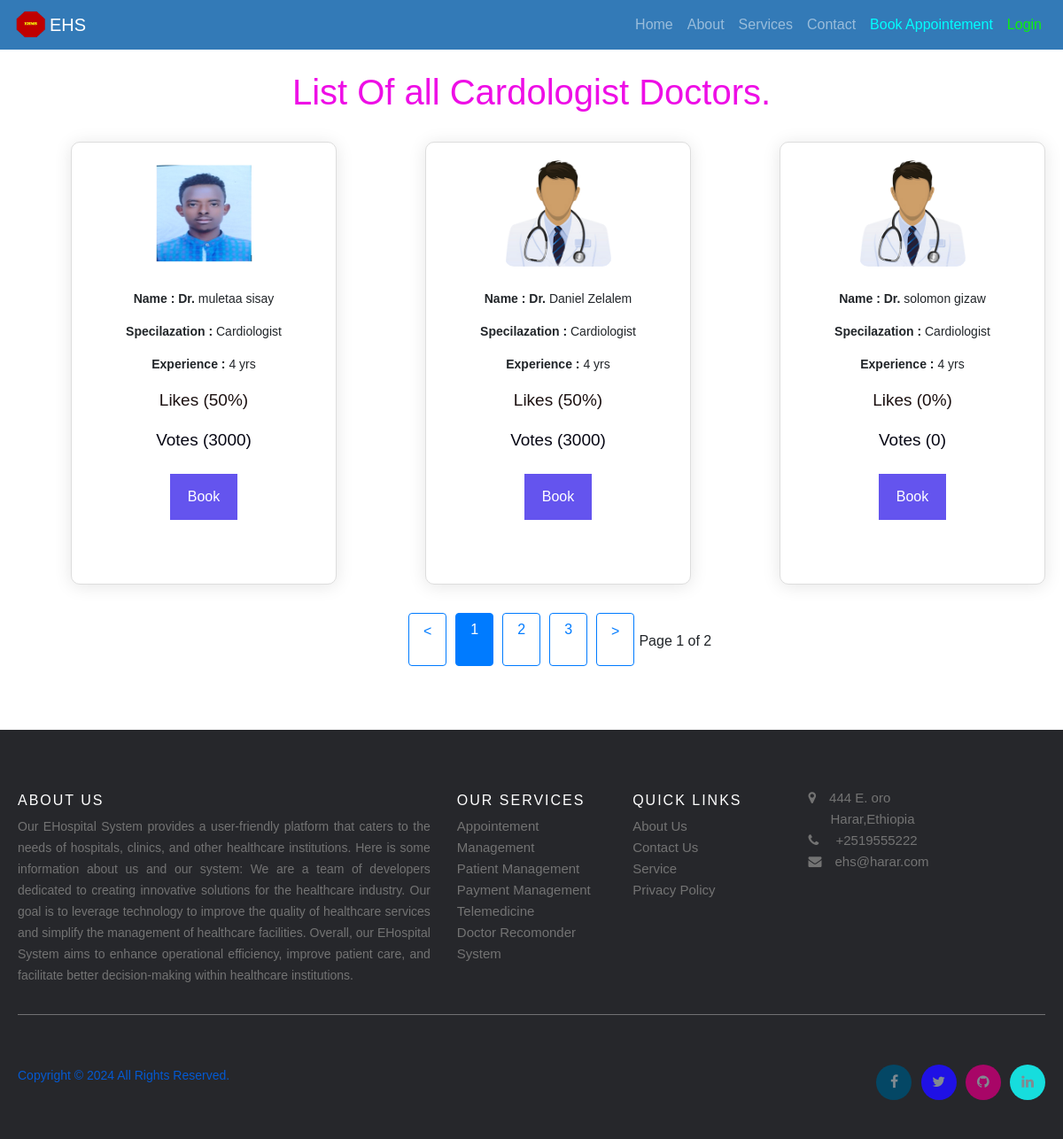
/cardiologist-departement, run on the app's committed database.
### Ehospital_app/models.py (models this page shows, shortened)
class Doctor(models.Model):
    user=models.OneToOneField(User,on_delete=models.CASCADE)
    profile_pic= models.ImageField(upload_to='profile_pic/DoctorProfilePic/',null=True,blank=True)
    address = models.CharField(max_length=40)
    mobile = models.CharField(max_length=15, blank=True)
    email=models.EmailField(max_length=40)
    department= models.CharField(max_length=50,choices=departments,default='Dermatologist')
    expriance = models.PositiveIntegerField(null=True)
    certification= models.ImageField(upload_to='profile_pic/DoctorCertification/',null=True,blank=True)
    hospital_name=models.CharField(max_length=40)
    admitDate=models.DateField(null=True)
    todayDate=models.DateField(auto_now=True)
    status=models.BooleanField(default=False)
    is_avialable=models.BooleanField(default=False)
    @property
    def get_name(self):
        return self.user.first_name+" "+self.user.last_name

### Ehospital_app/views.py (the view)
# urls.py: path('cardiologist-departement', views.Cardiologist_departement_view),
def Cardiologist_departement_view(request):
    cardiologists=models.Doctor.objects.all().filter(status=True, department='Cardiologist')
    return render(request,'hospital/cardiologist_departement.html',{'cardiologists':cardiologists})

### templates/hospital/cardiologist_departement.html (shortened to what this page needs)
<!DOCTYPE html>
{% load static %}
{% include "hospital/navbar.html" %}
<html lang="en">
<head>
</head>
<body>
  <br><br>
  <center><h1 style="color: rgb(238, 14, 230);">List Of all Cardologist Doctors.</h1></center>
	<div id="data-container">
		<div class="card-container">
      {% for c in cardiologists %}
			<div class="card" style="width: 300px; height:500px; margin-left:80px;">
        <center><img src="{% static c.profile_pic.url %}" alt="hospital Pic" height="50px" width="120px" /></p>  </center>
               <div>
                <p> <strong>Name : Dr. </strong> {{c.get_name}}</p>
                <p><strong>Specilazation :  </strong>   {{c.department}}</p>
                <p><strong>Experience :  </strong>    {{c.expriance}} yrs</p>
                {% if c.admitDate == c.todayDate %}
                <p>  <span style="color: rgb(28, 17, 17); font-size:19px;"> Likes (0%) </span></p>
                <p> <span style="color: rgb(7, 7, 20); font-size:19px;"> Votes (0) </span></p>
                {%else%}
                 {% if c.expriance > 5 %}
                    <p>  <span style="color: rgb(28, 17, 17); font-size:19px;"> Likes (99%) </span></p>
                    <p> <span style="color: rgb(7, 7, 20); font-size:19px;"> Votes (7000) </span></p>
                  {%else%}
                    <p>  <span style="color: rgb(28, 17, 17); font-size:19px;"> Likes (50%) </span></p>
                    <p> <span style="color: rgb(7, 7, 20); font-size:19px;"> Votes (3000) </span></p>
                    {%endif%}
             {%endif%}
                   </div>
               <center> <a href="/login"><button  style="width:auto; background:rgb(100, 84, 238)">Book</button> </a> </center>
			</div>
      {% endfor %}
		</div>
	</div>
<center>
	<div class="pagination" id="pagination" style="margin-left: 456px;">
		<a href="#" id="prev"><</a>
		<a href="#" class="page-link" data-page="1">1</a>
		<a href="#" class="page-link" data-page="2">2</a>
		<a href="#" class="page-link" data-page="3">3</a>
		<a href="#" id="next">></a>
		<p id="page-numbers"> </p>
	</div>
</center>
<br><br><br>
 {% include "hospital/footer2.html" %}
</body>
</html>

### templates/hospital/navbar.html (shortened to what this page needs)
<!DOCTYPE html>
{% load static %}
<html lang="en">
<head>
  <link rel="stylesheet" href="https://stackpath.bootstrapcdn.com/bootstrap/4.3.1/css/bootstrap.min.css">
  <link rel="stylesheet" href="https://maxcdn.bootstrapcdn.com/font-awesome/4.7.0/css/font-awesome.min.css">
</head>
<body>
  <div class="bs-example">
    <nav class="navbar navbar-expand-md navbar-dark fixed-top" style="background:#337AB7;">
      <img src="{% static "images/log.png" %}" alt="Profile Pic" height="40px" width="40px"  />
      <a href="" class="navbar-brand">EHS</a>
      <div class="collapse navbar-collapse justify-content-between" id="navbarCollapse">
        <div class="navbar-nav">
          <a href="/" class="nav-item nav-link">Home</a>
          <a href="/about" class="nav-item nav-link">About</a>
          <a href="/services" class="nav-item nav-link">Services</a>
          <a href="/contactus" class="nav-item nav-link">Contact </a>
          <a href="/departement" class="nav-item nav-link" style="color: aqua;">Book Appointement</a>
          <a href="/login" class="nav-item nav-link" style="color: rgb(13, 240, 13);">Login</a>
        </div>
      </div>
    </nav>
  </div>
</body>
</html>

### templates/hospital/footer2.html (shortened to what this page needs)
<html>
<head>
</head>
<body>
  <footer class="site-footer">
    <div class="container">
      <div class="row">
        <div class="col-sm-12 col-md-5">
          <h6>About Us</h6>
          <p class="text-justify"> Our EHospital  System provides a user-friendly platform that caters to the needs of hospitals, clinics, and other healthcare institutions. Here is some information about us and our system:
            We are a team of  developers dedicated to creating innovative solutions for the healthcare industry. Our goal is to leverage technology to improve the quality of healthcare services and simplify the management of healthcare facilities.
            Overall, our EHospital  System aims to enhance operational efficiency, improve patient care, and facilitate better decision-making within healthcare institutions.</p>
        </div>
        <div class="col-xs-6 col-md-2">
          <h6>Our Services</h6>
          <ul class="footer-links">
            <li><a href="#"> Appointement Management</a></li>
            <li><a href="#">Patient Management</a></li>
            <li><a href="#">Payment Management</a></li>
            <li><a href="#">Telemedicine</a></li>
            <li><a href="#">Doctor Recomonder System</a></li>
          </ul>
        </div>
        <div class="col-xs-4 col-md-2">
          <h6>Quick Links</h6>
          <ul class="footer-links">
            <li><a href="/about">About Us</a></li>
            <li><a href="/contactus">Contact Us</a></li>
            <li><a href="/services">Service</a></li>
            <li><a href="">Privacy Policy</a></li>
          </ul>
        </div>
        <div class="col-xs-4 col-md-2">
            <ul class="footer-links">
              <li><i class="fa fa-map-marker"></i><span  style="margin-left: 15px;">444 E. oro </span> <span style ="margin-left: 25px;"> Harar,Ethiopia</span></li>
              <li><i class="fa fa-phone"></i> <span style="margin-left: 15px;">+2519555222</span></li>
              <li><i class="fa fa-envelope"></i><span style="margin-left: 15px;">ehs@harar.com</span></li>
            </ul>
          </div>
      </div>
      <hr>
    </div>
    <div class="container">
      <div class="row">
        <div class="col-md-8 col-sm-6 col-xs-12">
          <p class="copyright-text" style="color: rgb(4, 89, 209);">Copyright &copy; 2024 All Rights Reserved.
          </p>
        </div>
        <div class="col-md-4 col-sm-6 col-xs-12">
          <ul class="social-icons">
            <li ><a class="facebook" href="#" style="background-color: #044765;"><i class="fa fa-facebook"></i></a></li>
            <li><a class="twitter" href="#" style="background-color: #1f11e5;"><i class="fa fa-twitter"></i></a></li>
            <li><a class="dribbble" href="#" style="background-color: #a80667;"><i class="fa fa-github"></i></a></li>
            <li><a class="linkedin" href="#" style="background-color: #16dddd;"><i class="fa fa-linkedin"></i></a></li>
          </ul>
        </div>
      </div>
    </div>
</footer>
</body>
</html>

### templates/hospital/navbar.html (style rules this page uses)
.bs-example { margin: 0px; }
.navbar-brand { font-size: 20px; font-family: sans-serif; }

### templates/hospital/cardiologist_departement.html (style rules this page uses)
body { font-family: Arial, sans-serif; }
.container { max-width: 1200px; margin: 0 auto; padding: 20px; }
.pagination { text-align: center; margin-top: 2rem; }
.pagination a { color: #007BFF; padding: 8px 16px; text-decoration: none; border: 1px solid #007BFF; margin: 0 5px; border-radius: 4px; }
.pagination .active { background-color: #007BFF; color: white; }
.card-container { display: grid; grid-template-columns: repeat(4, 1fr); gap: 20px; }
.card { border: 1px solid #ddd; padding: 20px; border-radius: 10px; box-shadow: 0 2px 20px 0px rgba(0, 0, 0, 0.1); background-color: #fff; text-align: center; margin-left: 80px; }
.card img { max-width: 100%; height: auto; margin-bottom: 10px; border-radius: 10px; }
h1 { text-align: center; margin: 2rem; }
p { font-size: 14px; }
#page-numbers { margin-top: 20px; font-size: 16px; }
button { background-color: #04AA6D; color: white; padding: 14px 20px; margin: 8px 0; border: none; cursor: pointer; width: 100%; }

### templates/hospital/footer2.html (style rules this page uses)
.site-footer { background-color:#26272b; padding:45px 0 20px; font-size:15px; line-height:24px; color:#737373; }
.site-footer hr { border-top-color:#bbb; opacity:0.5 }
.site-footer h6 { color:#fff; font-size:16px; text-transform:uppercase; margin-top:5px; letter-spacing:2px }
.site-footer a { color:#737373; }
.footer-links { padding-left:0; list-style:none }
.footer-links li { display:block }
.footer-links a { color:#737373 }
.site-footer .social-icons { text-align:right }
.site-footer .social-icons a { width:40px; height:40px; line-height:40px; margin-left:6px; margin-right:0; border-radius:100%; background-color:#9fe4f3 }
.copyright-text { margin:0 }
.social-icons { padding-left:0; margin-bottom:0; list-style:none }
.social-icons li { display:inline-block; margin-bottom:4px }
.social-icons a { background-color:#eceeef; color:#818a91; font-size:16px; display:inline-block; line-height:44px; width:44px; height:44px; text-align:center; margin-right:8px; border-radius:100%; -webkit-transition:all .2s linear; -o-transition:all .2s linear; transition:all .2s linear }

### data on the page
Doctor: profile_pic (picture), get_name "muletaa sisay", department "Cardiologist", expriance "4", admitDate "Likes (50%)"
Doctor: profile_pic (picture), get_name "Daniel Zelalem", department "Cardiologist", expriance "4", admitDate "Likes (50%)"
Doctor: profile_pic (picture), get_name "solomon gizaw", department "Cardiologist", expriance "4", admitDate "Likes (0%)"
